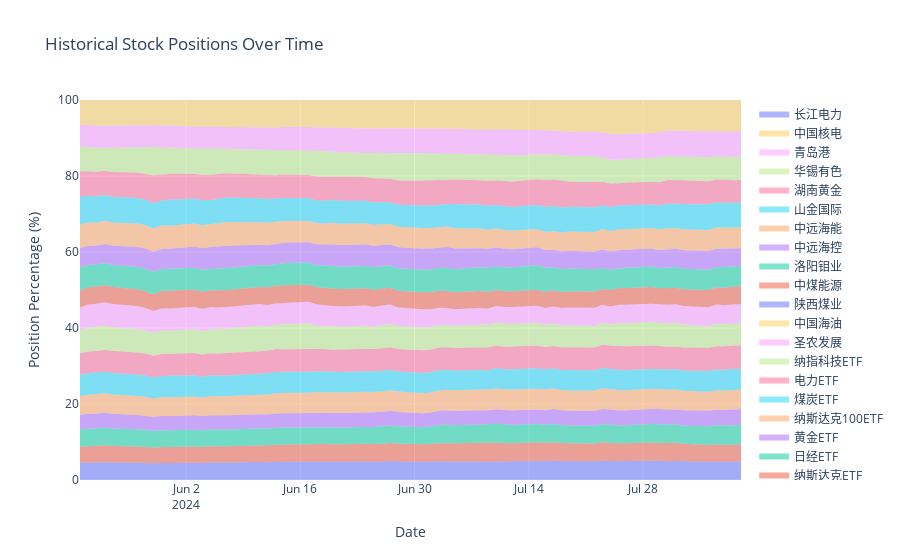

The notebook cell saved with this chart:
### Code cell
plot_historical_positions(dates, positions1, stock_names, stock_prices)
